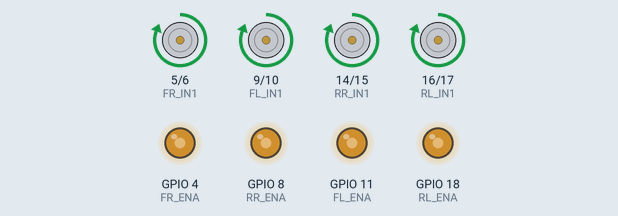
This sketch was run on a simulated ESP32-S3. Shown: motor-driver pin pairs drawn as motors (green arrow = first pin HIGH = forward, orange = second pin HIGH = backward, longer = more drive), output pins drawn as LEDs (lit = HIGH).

Above: at 0.05 s.
At 5.95 s:
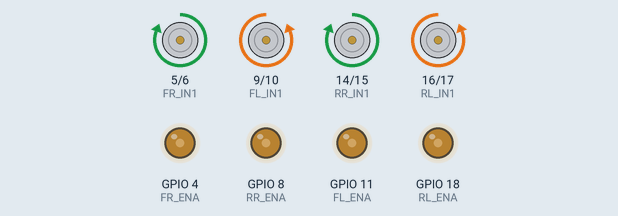
At 20.95 s:
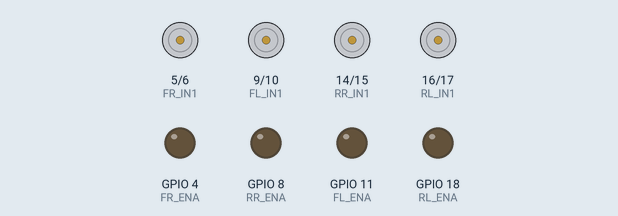
Timing chart, 0 to 27.3 s (numbered marks = the images above):
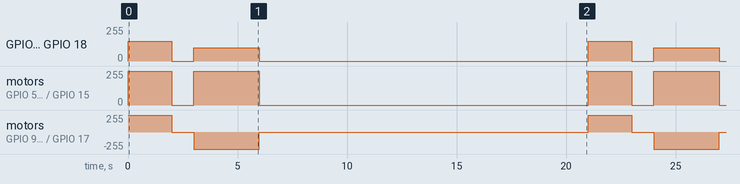

The sketch:

esp32_robot_movement.ino
```cpp
// Pin Definitions for ESP32-S3 Feather with L298N
#define FL_IN1 9   // Front Left IN1
#define FL_IN2 10  // Front Left IN2
#define FL_ENA 11  // Front Left PWM

#define FR_IN1 5   // Front Right IN1
#define FR_IN2 6   // Front Right IN2
#define FR_ENA 4   // Front Right PWM

#define RL_IN1 16  // Rear Left IN1
#define RL_IN2 17  // Rear Left IN2
#define RL_ENA 18  // Rear Left PWM

#define RR_IN1 14  // Rear Right IN1
#define RR_IN2 15  // Rear Right IN2
#define RR_ENA 8   // Rear Right PWM

// Define PWM Parameters
const int pwmFreq = 1000;          // PWM frequency
const int pwmResolution = 8;      // PWM resolution (8 bits = 0 to 255)

// Define PWM channels for motors
const int pwmFL = 0;  // Front Left
const int pwmFR = 1;  // Front Right
const int pwmRL = 2;  // Rear Left
const int pwmRR = 3;  // Rear Right

// Define Direction Byte for Mecanum Modes
const byte MEC_STRAIGHT_FORWARD = B10101010;
const byte MEC_STRAIGHT_BACKWARD = B01010101;
const byte MEC_SIDEWAYS_RIGHT = B01101001;
const byte MEC_SIDEWAYS_LEFT = B10010110;
const byte MEC_ROTATE_CLOCKWISE = B01100110;
const byte MEC_ROTATE_COUNTERCLOCKWISE = B10011001;

// Define PWM Motor Speed Variables
int rf_PWM = 100;  // Right Front Motor
int lf_PWM = 100;  // Left Front Motor
int rr_PWM = 100;  // Right Rear Motor
int lr_PWM = 100;  // Left Front Motor


void setup() {
  // Configure motor control pins as outputs
  pinMode(FL_IN1, OUTPUT);
  pinMode(FL_IN2, OUTPUT);
  pinMode(FL_ENA, OUTPUT);

  pinMode(FR_IN1, OUTPUT);
  pinMode(FR_IN2, OUTPUT);
  pinMode(FR_ENA, OUTPUT);

  pinMode(RL_IN1, OUTPUT);
  pinMode(RL_IN2, OUTPUT);
  pinMode(RL_ENA, OUTPUT);

  pinMode(RR_IN1, OUTPUT);
  pinMode(RR_IN2, OUTPUT);
  pinMode(RR_ENA, OUTPUT);

  // Setup PWM channels
  ledcSetup(pwmFL, pwmFreq, pwmResolution);
  ledcSetup(pwmFR, pwmFreq, pwmResolution);
  ledcSetup(pwmRL, pwmFreq, pwmResolution);
  ledcSetup(pwmRR, pwmFreq, pwmResolution);

  // Attach PWM channels to motor enable pins
  ledcAttachPin(FL_ENA, pwmFL);
  ledcAttachPin(FR_ENA, pwmFR);
  ledcAttachPin(RL_ENA, pwmRL);
  ledcAttachPin(RR_ENA, pwmRR);
}

void loop() {
  // Test different movements
  moveMotors(150,150, 150, 150, MEC_STRAIGHT_FORWARD); // Move Forward
  delay(2000);
  stopMotors();
  delay(1000);

  // moveMotors(200, 200, 200, 200, MEC_STRAIGHT_BACKWARD); // Move Backward
  // delay(2000);
  // stopMotors();
  // delay(1000);

  // // moveMotors(200, 200, 200, 200, MEC_SIDEWAYS_RIGHT); // Move Sideways Right
  // // delay(2000);
  // // stopMotors();
  // // delay(1000);

  moveMotors(lf_PWM, rf_PWM, lr_PWM, rr_PWM, MEC_ROTATE_CLOCKWISE); // Rotate Clockwise
  delay(3000);
  stopMotors();
  delay(15000);
}

// Function to move motors
void moveMotors(int speedFL, int speedFR, int speedRL, int speedRR, byte direction) {
  // Front Left Motor
  digitalWrite(FL_IN1, bitRead(direction, 7));
  digitalWrite(FL_IN2, bitRead(direction, 6));
  ledcWrite(pwmFL, abs(speedFL));

  // Front Right Motor
  digitalWrite(FR_IN1, bitRead(direction, 5));
  digitalWrite(FR_IN2, bitRead(direction, 4));
  ledcWrite(pwmFR, abs(speedFR));

  // Rear Left Motor
  digitalWrite(RL_IN1, bitRead(direction, 3));
  digitalWrite(RL_IN2, bitRead(direction, 2));
  ledcWrite(pwmRL, abs(speedRL));

  // Rear Right Motor
  digitalWrite(RR_IN1, bitRead(direction, 1));
  digitalWrite(RR_IN2, bitRead(direction, 0));
  ledcWrite(pwmRR, abs(speedRR));
}

// Function to stop all motors
void stopMotors() {
  // Stop all motors
  ledcWrite(pwmFL, 0);
  ledcWrite(pwmFR, 0);
  ledcWrite(pwmRL, 0);
  ledcWrite(pwmRR, 0);

  digitalWrite(FL_IN1, LOW);
  digitalWrite(FL_IN2, LOW);
  digitalWrite(FR_IN1, LOW);
  digitalWrite(FR_IN2, LOW);
  digitalWrite(RL_IN1, LOW);
  digitalWrite(RL_IN2, LOW);
  digitalWrite(RR_IN1, LOW);
  digitalWrite(RR_IN2, LOW);
}
```

Measured:
- by itself, GPIO 4 (FR_ENA), GPIO 8 (RR_ENA), GPIO 11 (FL_ENA), GPIO 18 (RL_ENA): repeats every 21.0 s: 0/255 1.0 s, 100/255 3.0 s, 0/255 15.0 s, 149/255 2.0 s
- by itself, motor on GPIO 5 (FR_IN1) / GPIO 6 (FR_IN2), motor on GPIO 14 (RR_IN1) / GPIO 15 (RR_IN2): repeats every 21.0 s: stopped 1.0 s, forward 255/255 3.0 s, stopped 15.0 s, forward 255/255 2.0 s
